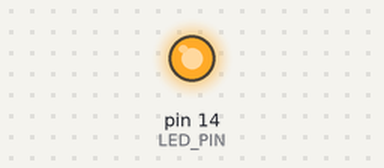
A sketch run on a simulated Arduino Uno, built with avr-gcc and run on an emulated ATmega328P. On the bench: output pins drawn as LEDs (lit = HIGH).

Above: at 0.1 s.
Timing chart, 0 to 1.6 s (numbered marks = the images above):
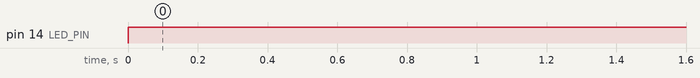

Measured:
- by itself, pin 14 (LED_PIN): LOW → HIGH at 0.00 s

The sketch:

PestRepellentLightController.ino
```cpp
int time_in_munits = 2;
int delay_time = 0;
#define LED_PIN 14

void setup() {
  pinMode(LED_PIN, OUTPUT);  // Set pin 14 as output
  delay_time = time_in_munits*60*1000; // delay time convert to miliseconds

}

void loop() {
  digitalWrite(LED_PIN, HIGH);  // Turn LED on
  delay(delay_time);                  // Light On Time
  digitalWrite(LED_PIN, LOW);   // Turn LED off
  delay(delay_time);                  // Light Off Time
}
```
